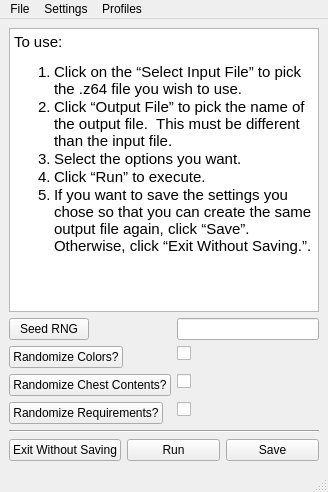
<?xml version="1.0" encoding="UTF-8"?>
<ui version="4.0">
 <class>MainWindow</class>
 <widget class="QMainWindow" name="MainWindow">
  <property name="geometry">
   <rect>
    <x>0</x>
    <y>0</y>
    <width>328</width>
    <height>492</height>
   </rect>
  </property>
  <property name="windowTitle">
   <string>MainWindow</string>
  </property>
  <widget class="QWidget" name="centralwidget">
   <layout class="QGridLayout" name="gridLayout">
    <item row="3" column="0">
     <layout class="QHBoxLayout" name="horizontalLayout_2">
      <item>
       <widget class="QPushButton" name="exitWithoutSaving">
        <property name="text">
         <string>Exit Without Saving</string>
        </property>
       </widget>
      </item>
      <item>
       <widget class="QPushButton" name="runButton">
        <property name="text">
         <string>Run</string>
        </property>
       </widget>
      </item>
      <item>
       <widget class="QPushButton" name="saveButton">
        <property name="text">
         <string>Save</string>
        </property>
       </widget>
      </item>
     </layout>
    </item>
    <item row="1" column="0">
     <layout class="QGridLayout" name="gridLayout_2">
      <item row="2" column="0">
       <layout class="QFormLayout" name="formLayout_2">
        <item row="0" column="0">
         <widget class="QPushButton" name="seedRNGButton">
          <property name="text">
           <string>Seed RNG</string>
          </property>
         </widget>
        </item>
        <item row="0" column="1">
         <widget class="QLineEdit" name="rNGSeedLineEdit"/>
        </item>
        <item row="1" column="0">
         <widget class="QPushButton" name="randomizeColorsButton">
          <property name="text">
           <string>Randomize Colors?</string>
          </property>
         </widget>
        </item>
        <item row="1" column="1">
         <widget class="QCheckBox" name="randomizeColorsCheckBox"/>
        </item>
        <item row="2" column="1">
         <widget class="QCheckBox" name="randomizeChestContentsCheckBox"/>
        </item>
        <item row="3" column="1">
         <widget class="QCheckBox" name="randomizeRequirementsCheckBox"/>
        </item>
        <item row="2" column="0">
         <widget class="QPushButton" name="randomizeChestContentsButton">
          <property name="text">
           <string>Randomize Chest Contents?</string>
          </property>
         </widget>
        </item>
        <item row="3" column="0">
         <widget class="QPushButton" name="randomizeRequirementsButton">
          <property name="text">
           <string>Randomize Requirements?</string>
          </property>
         </widget>
        </item>
       </layout>
      </item>
     </layout>
    </item>
    <item row="2" column="0">
     <widget class="Line" name="line">
      <property name="orientation">
       <enum>Qt::Horizontal</enum>
      </property>
     </widget>
    </item>
    <item row="0" column="0">
     <widget class="QTextBrowser" name="textBrowser">
      <property name="html">
       <string>&lt;!DOCTYPE HTML PUBLIC &quot;-//W3C//DTD HTML 4.0//EN&quot; &quot;http://www.w3.org/TR/REC-html40/strict.dtd&quot;&gt;
&lt;html&gt;&lt;head&gt;&lt;meta name=&quot;qrichtext&quot; content=&quot;1&quot; /&gt;&lt;style type=&quot;text/css&quot;&gt;
p, li { white-space: pre-wrap; }
&lt;/style&gt;&lt;/head&gt;&lt;body style=&quot; font-family:'Cantarell'; font-size:11pt; font-weight:400; font-style:normal;&quot;&gt;
&lt;p style=&quot; margin-top:0px; margin-bottom:0px; margin-left:0px; margin-right:0px; -qt-block-indent:0; text-indent:0px;&quot;&gt;To use:&lt;/p&gt;
&lt;ol style=&quot;margin-top: 0px; margin-bottom: 0px; margin-left: 0px; margin-right: 0px; -qt-list-indent: 1;&quot;&gt;&lt;li style=&quot; margin-top:12px; margin-bottom:0px; margin-left:0px; margin-right:0px; -qt-block-indent:0; text-indent:0px;&quot;&gt;Click on the “Select Input File” to pick the .z64 file you wish to use.&lt;/li&gt;
&lt;li style=&quot; margin-top:0px; margin-bottom:0px; margin-left:0px; margin-right:0px; -qt-block-indent:0; text-indent:0px;&quot;&gt;Click “Output File” to pick the name of the output file.  This must be different than the input file.&lt;/li&gt;
&lt;li style=&quot; margin-top:0px; margin-bottom:0px; margin-left:0px; margin-right:0px; -qt-block-indent:0; text-indent:0px;&quot;&gt;Select the options you want.&lt;/li&gt;
&lt;li style=&quot; margin-top:0px; margin-bottom:0px; margin-left:0px; margin-right:0px; -qt-block-indent:0; text-indent:0px;&quot;&gt;Click “Run” to execute.&lt;/li&gt;
&lt;li style=&quot; margin-top:0px; margin-bottom:12px; margin-left:0px; margin-right:0px; -qt-block-indent:0; text-indent:0px;&quot;&gt;If you want to save the settings you chose so that you can create the same output file again, click “Save”.  Otherwise, click “Exit Without Saving.”.&lt;/li&gt;&lt;/ol&gt;
&lt;p style=&quot;-qt-paragraph-type:empty; margin-top:0px; margin-bottom:0px; margin-left:0px; margin-right:0px; -qt-block-indent:0; text-indent:0px;&quot;&gt;&lt;br /&gt;&lt;/p&gt;
&lt;p style=&quot;-qt-paragraph-type:empty; margin-top:0px; margin-bottom:0px; margin-left:0px; margin-right:0px; -qt-block-indent:0; text-indent:0px;&quot;&gt;&lt;br /&gt;&lt;/p&gt;&lt;/body&gt;&lt;/html&gt;</string>
      </property>
     </widget>
    </item>
   </layout>
  </widget>
  <widget class="QMenuBar" name="menubar">
   <property name="geometry">
    <rect>
     <x>0</x>
     <y>0</y>
     <width>328</width>
     <height>25</height>
    </rect>
   </property>
   <widget class="QMenu" name="menuQoT_Randomizer">
    <property name="title">
     <string>File</string>
    </property>
    <addaction name="actionOpen"/>
    <addaction name="actionSave"/>
    <addaction name="actionSave_as"/>
   </widget>
   <widget class="QMenu" name="menuSettings">
    <property name="title">
     <string>Settings</string>
    </property>
   </widget>
   <widget class="QMenu" name="menuProfiles">
    <property name="title">
     <string>Profiles</string>
    </property>
   </widget>
   <addaction name="menuQoT_Randomizer"/>
   <addaction name="menuSettings"/>
   <addaction name="menuProfiles"/>
  </widget>
  <widget class="QStatusBar" name="statusbar"/>
  <action name="actionOpen">
   <property name="text">
    <string>Open</string>
   </property>
  </action>
  <action name="actionSave">
   <property name="text">
    <string>Save</string>
   </property>
  </action>
  <action name="actionSave_as">
   <property name="text">
    <string>Save as</string>
   </property>
  </action>
 </widget>
 <resources/>
 <connections>
  <connection>
   <sender>randomizeColorsButton</sender>
   <signal>pressed()</signal>
   <receiver>randomizeColorsCheckBox</receiver>
   <slot>toggle()</slot>
   <hints>
    <hint type="sourcelabel">
     <x>78</x>
     <y>344</y>
    </hint>
    <hint type="destinationlabel">
     <x>259</x>
     <y>338</y>
    </hint>
   </hints>
  </connection>
  <connection>
   <sender>randomizeChestContentsButton</sender>
   <signal>pressed()</signal>
   <receiver>randomizeChestContentsCheckBox</receiver>
   <slot>toggle()</slot>
   <hints>
    <hint type="sourcelabel">
     <x>107</x>
     <y>370</y>
    </hint>
    <hint type="destinationlabel">
     <x>263</x>
     <y>356</y>
    </hint>
   </hints>
  </connection>
  <connection>
   <sender>randomizeRequirementsButton</sender>
   <signal>pressed()</signal>
   <receiver>randomizeRequirementsCheckBox</receiver>
   <slot>toggle()</slot>
   <hints>
    <hint type="sourcelabel">
     <x>101</x>
     <y>396</y>
    </hint>
    <hint type="destinationlabel">
     <x>263</x>
     <y>390</y>
    </hint>
   </hints>
  </connection>
 </connections>
</ui>
